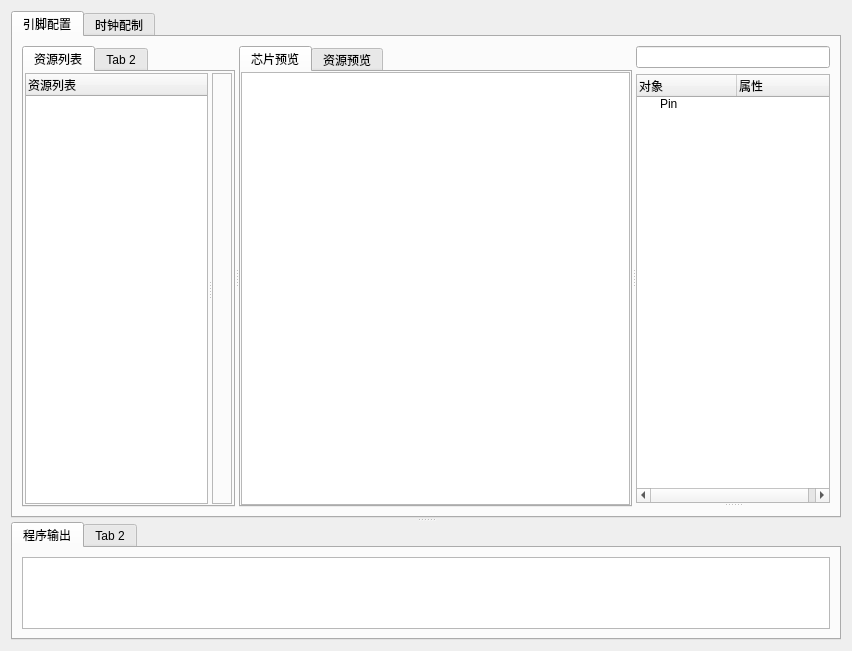
<?xml version="1.0" encoding="UTF-8"?>
<ui version="4.0">
 <class>FormChipConfig</class>
 <widget class="QWidget" name="FormChipConfig">
  <property name="geometry">
   <rect>
    <x>0</x>
    <y>0</y>
    <width>852</width>
    <height>651</height>
   </rect>
  </property>
  <property name="windowTitle">
   <string>Form</string>
  </property>
  <layout class="QGridLayout" name="gridLayout_4">
   <item row="0" column="0">
    <widget class="QSplitter" name="splitter_3">
     <property name="orientation">
      <enum>Qt::Vertical</enum>
     </property>
     <property name="childrenCollapsible">
      <bool>false</bool>
     </property>
     <widget class="QTabWidget" name="tabWidget_2">
      <property name="sizePolicy">
       <sizepolicy hsizetype="Expanding" vsizetype="Minimum">
        <horstretch>0</horstretch>
        <verstretch>4</verstretch>
       </sizepolicy>
      </property>
      <property name="currentIndex">
       <number>0</number>
      </property>
      <widget class="QWidget" name="tab_3">
       <attribute name="title">
        <string>引脚配置</string>
       </attribute>
       <layout class="QGridLayout" name="gridLayout_8">
        <item row="0" column="0">
         <widget class="QSplitter" name="splitter_4">
          <property name="orientation">
           <enum>Qt::Horizontal</enum>
          </property>
          <property name="childrenCollapsible">
           <bool>false</bool>
          </property>
          <widget class="QTabWidget" name="tabWidget_3">
           <property name="sizePolicy">
            <sizepolicy hsizetype="Expanding" vsizetype="Expanding">
             <horstretch>1</horstretch>
             <verstretch>0</verstretch>
            </sizepolicy>
           </property>
           <widget class="QWidget" name="tab_5">
            <attribute name="title">
             <string>资源列表</string>
            </attribute>
            <layout class="QGridLayout" name="gridLayout_7">
             <property name="leftMargin">
              <number>1</number>
             </property>
             <property name="topMargin">
              <number>1</number>
             </property>
             <property name="rightMargin">
              <number>1</number>
             </property>
             <property name="bottomMargin">
              <number>1</number>
             </property>
             <property name="spacing">
              <number>0</number>
             </property>
             <item row="0" column="0">
              <widget class="QSplitter" name="splitter_2">
               <property name="orientation">
                <enum>Qt::Horizontal</enum>
               </property>
               <property name="childrenCollapsible">
                <bool>false</bool>
               </property>
               <widget class="TreeWidgetChooseIp" name="treeWidgetChooseIp">
                <property name="sizePolicy">
                 <sizepolicy hsizetype="Expanding" vsizetype="Expanding">
                  <horstretch>1</horstretch>
                  <verstretch>0</verstretch>
                 </sizepolicy>
                </property>
                <column>
                 <property name="text">
                  <string>资源列表</string>
                 </property>
                </column>
               </widget>
               <widget class="QFrame" name="frame">
                <property name="sizePolicy">
                 <sizepolicy hsizetype="Preferred" vsizetype="Preferred">
                  <horstretch>1</horstretch>
                  <verstretch>0</verstretch>
                 </sizepolicy>
                </property>
                <property name="minimumSize">
                 <size>
                  <width>0</width>
                  <height>0</height>
                 </size>
                </property>
                <property name="statusTip">
                 <string>功能配置</string>
                </property>
                <property name="frameShape">
                 <enum>QFrame::StyledPanel</enum>
                </property>
                <property name="frameShadow">
                 <enum>QFrame::Raised</enum>
                </property>
                <layout class="QGridLayout" name="gridLayout_3"/>
               </widget>
              </widget>
             </item>
            </layout>
           </widget>
           <widget class="QWidget" name="tab_6">
            <attribute name="title">
             <string>Tab 2</string>
            </attribute>
           </widget>
          </widget>
          <widget class="QTabWidget" name="tabWidget_4">
           <property name="sizePolicy">
            <sizepolicy hsizetype="Expanding" vsizetype="Expanding">
             <horstretch>2</horstretch>
             <verstretch>0</verstretch>
            </sizepolicy>
           </property>
           <property name="currentIndex">
            <number>0</number>
           </property>
           <widget class="QWidget" name="tab_7">
            <attribute name="title">
             <string>芯片预览</string>
            </attribute>
            <layout class="QGridLayout" name="gridLayout_2">
             <property name="leftMargin">
              <number>0</number>
             </property>
             <property name="topMargin">
              <number>0</number>
             </property>
             <property name="rightMargin">
              <number>0</number>
             </property>
             <property name="bottomMargin">
              <number>0</number>
             </property>
             <property name="spacing">
              <number>0</number>
             </property>
             <item row="0" column="0">
              <widget class="GraphicsViewMcu" name="graphicsViewMcu">
               <property name="sizePolicy">
                <sizepolicy hsizetype="Expanding" vsizetype="Expanding">
                 <horstretch>2</horstretch>
                 <verstretch>0</verstretch>
                </sizepolicy>
               </property>
              </widget>
             </item>
            </layout>
           </widget>
           <widget class="QWidget" name="tab_8">
            <attribute name="title">
             <string>资源预览</string>
            </attribute>
           </widget>
          </widget>
          <widget class="QSplitter" name="splitter">
           <property name="sizePolicy">
            <sizepolicy hsizetype="Preferred" vsizetype="Expanding">
             <horstretch>1</horstretch>
             <verstretch>0</verstretch>
            </sizepolicy>
           </property>
           <property name="orientation">
            <enum>Qt::Vertical</enum>
           </property>
           <property name="handleWidth">
            <number>4</number>
           </property>
           <property name="childrenCollapsible">
            <bool>false</bool>
           </property>
           <widget class="QWidget" name="widget" native="true">
            <property name="sizePolicy">
             <sizepolicy hsizetype="Preferred" vsizetype="Preferred">
              <horstretch>0</horstretch>
              <verstretch>1</verstretch>
             </sizepolicy>
            </property>
            <layout class="QGridLayout" name="gridLayout">
             <property name="leftMargin">
              <number>0</number>
             </property>
             <property name="topMargin">
              <number>0</number>
             </property>
             <property name="rightMargin">
              <number>0</number>
             </property>
             <property name="bottomMargin">
              <number>0</number>
             </property>
             <item row="1" column="0">
              <widget class="TreeWidgetChooseFunction" name="treeWidgetChooseFunction">
               <attribute name="headerCascadingSectionResizes">
                <bool>false</bool>
               </attribute>
               <attribute name="headerMinimumSectionSize">
                <number>20</number>
               </attribute>
               <attribute name="headerDefaultSectionSize">
                <number>100</number>
               </attribute>
               <attribute name="headerHighlightSections">
                <bool>false</bool>
               </attribute>
               <attribute name="headerShowSortIndicator" stdset="0">
                <bool>false</bool>
               </attribute>
               <attribute name="headerStretchLastSection">
                <bool>false</bool>
               </attribute>
               <column>
                <property name="text">
                 <string>对象</string>
                </property>
               </column>
               <column>
                <property name="text">
                 <string>属性</string>
                </property>
               </column>
               <item>
                <property name="text">
                 <string>Pin</string>
                </property>
               </item>
              </widget>
             </item>
             <item row="0" column="0">
              <widget class="QLineEdit" name="lineEdit"/>
             </item>
            </layout>
           </widget>
           <widget class="QWidget" name="PInAttributeWidget" native="true">
            <property name="sizePolicy">
             <sizepolicy hsizetype="Preferred" vsizetype="Preferred">
              <horstretch>0</horstretch>
              <verstretch>1</verstretch>
             </sizepolicy>
            </property>
            <layout class="QGridLayout" name="PinAttributeLayout">
             <property name="leftMargin">
              <number>0</number>
             </property>
             <property name="topMargin">
              <number>0</number>
             </property>
             <property name="rightMargin">
              <number>0</number>
             </property>
             <property name="bottomMargin">
              <number>0</number>
             </property>
            </layout>
           </widget>
          </widget>
         </widget>
        </item>
       </layout>
      </widget>
      <widget class="QWidget" name="tab_4">
       <attribute name="title">
        <string>时钟配制</string>
       </attribute>
      </widget>
     </widget>
     <widget class="QTabWidget" name="tabWidget">
      <property name="sizePolicy">
       <sizepolicy hsizetype="Expanding" vsizetype="Expanding">
        <horstretch>0</horstretch>
        <verstretch>1</verstretch>
       </sizepolicy>
      </property>
      <property name="currentIndex">
       <number>0</number>
      </property>
      <widget class="QWidget" name="tab">
       <attribute name="title">
        <string>程序输出</string>
       </attribute>
       <layout class="QGridLayout" name="gridLayout_5">
        <item row="0" column="0">
         <widget class="QTextEdit" name="textEdit"/>
        </item>
       </layout>
      </widget>
      <widget class="QWidget" name="tab_2">
       <attribute name="title">
        <string>Tab 2</string>
       </attribute>
      </widget>
     </widget>
    </widget>
   </item>
  </layout>
 </widget>
 <customwidgets>
  <customwidget>
   <class>GraphicsViewMcu</class>
   <extends>QGraphicsView</extends>
   <header>GraphicsViewMcu.h</header>
  </customwidget>
  <customwidget>
   <class>TreeWidgetChooseIp</class>
   <extends>QTreeWidget</extends>
   <header>TreeWidgetChooseIp.h</header>
  </customwidget>
  <customwidget>
   <class>TreeWidgetChooseFunction</class>
   <extends>QTreeWidget</extends>
   <header>TreeWidgetChooseFunction.h</header>
  </customwidget>
 </customwidgets>
 <resources/>
 <connections/>
</ui>
